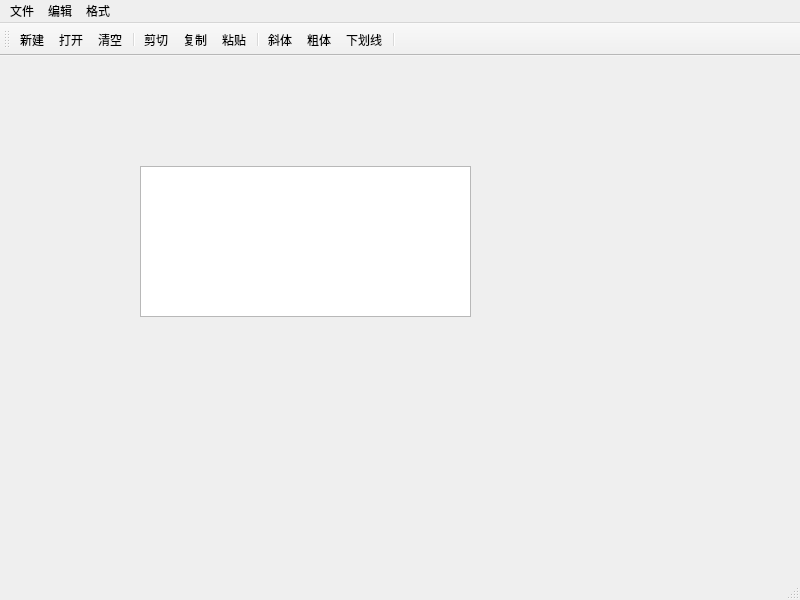
<?xml version="1.0" encoding="UTF-8"?>
<ui version="4.0">
 <class>QWMainWind</class>
 <widget class="QMainWindow" name="QWMainWind">
  <property name="geometry">
   <rect>
    <x>0</x>
    <y>0</y>
    <width>800</width>
    <height>600</height>
   </rect>
  </property>
  <property name="windowTitle">
   <string>QWMainWind</string>
  </property>
  <widget class="QWidget" name="centralwidget">
   <widget class="QTextEdit" name="txtEdit">
    <property name="geometry">
     <rect>
      <x>140</x>
      <y>110</y>
      <width>331</width>
      <height>151</height>
     </rect>
    </property>
   </widget>
  </widget>
  <widget class="QMenuBar" name="menubar">
   <property name="geometry">
    <rect>
     <x>0</x>
     <y>0</y>
     <width>800</width>
     <height>23</height>
    </rect>
   </property>
   <widget class="QMenu" name="menu">
    <property name="title">
     <string>文件</string>
    </property>
    <addaction name="actNew"/>
    <addaction name="actOpen"/>
    <addaction name="separator"/>
    <addaction name="actClose"/>
   </widget>
   <widget class="QMenu" name="menu_2">
    <property name="title">
     <string>编辑</string>
    </property>
    <addaction name="actCut"/>
    <addaction name="actCopy"/>
    <addaction name="actPaste"/>
    <addaction name="separator"/>
    <addaction name="actClear"/>
   </widget>
   <widget class="QMenu" name="menu_3">
    <property name="title">
     <string>格式</string>
    </property>
    <addaction name="actFontBold"/>
    <addaction name="actFontItalic"/>
    <addaction name="actFontUnder"/>
    <addaction name="separator"/>
    <addaction name="actToolbarLab"/>
   </widget>
   <addaction name="menu"/>
   <addaction name="menu_2"/>
   <addaction name="menu_3"/>
  </widget>
  <widget class="QStatusBar" name="statusbar"/>
  <widget class="QToolBar" name="mainToolBar">
   <property name="windowTitle">
    <string>toolBar</string>
   </property>
   <attribute name="toolBarArea">
    <enum>TopToolBarArea</enum>
   </attribute>
   <attribute name="toolBarBreak">
    <bool>false</bool>
   </attribute>
   <addaction name="actNew"/>
   <addaction name="actOpen"/>
   <addaction name="actClear"/>
   <addaction name="separator"/>
   <addaction name="actCut"/>
   <addaction name="actCopy"/>
   <addaction name="actPaste"/>
   <addaction name="separator"/>
   <addaction name="actFontItalic"/>
   <addaction name="actFontBold"/>
   <addaction name="actFontUnder"/>
   <addaction name="separator"/>
  </widget>
  <action name="actCut">
   <property name="icon">
    <iconset resource="res.qrc">
     <normaloff>:/images/images/cut.bmp</normaloff>:/images/images/cut.bmp</iconset>
   </property>
   <property name="text">
    <string>剪切</string>
   </property>
   <property name="toolTip">
    <string>剪切</string>
   </property>
   <property name="shortcut">
    <string>Ctrl+X</string>
   </property>
  </action>
  <action name="actCopy">
   <property name="icon">
    <iconset resource="res.qrc">
     <normaloff>:/images/images/120.bmp</normaloff>:/images/images/120.bmp</iconset>
   </property>
   <property name="text">
    <string>复制</string>
   </property>
   <property name="toolTip">
    <string>复制</string>
   </property>
   <property name="shortcut">
    <string>Ctrl+C</string>
   </property>
  </action>
  <action name="actPaste">
   <property name="icon">
    <iconset resource="res.qrc">
     <normaloff>:/images/images/paste.bmp</normaloff>:/images/images/paste.bmp</iconset>
   </property>
   <property name="text">
    <string>粘贴</string>
   </property>
   <property name="toolTip">
    <string>粘贴</string>
   </property>
   <property name="shortcut">
    <string>Ctrl+V</string>
   </property>
  </action>
  <action name="actFontBold">
   <property name="checkable">
    <bool>true</bool>
   </property>
   <property name="icon">
    <iconset resource="res.qrc">
     <normaloff>:/images/images/BLD.BMP</normaloff>:/images/images/BLD.BMP</iconset>
   </property>
   <property name="text">
    <string>粗体</string>
   </property>
   <property name="toolTip">
    <string>粗体</string>
   </property>
  </action>
  <action name="actFontItalic">
   <property name="checkable">
    <bool>true</bool>
   </property>
   <property name="icon">
    <iconset resource="res.qrc">
     <normaloff>:/images/images/ITL.BMP</normaloff>:/images/images/ITL.BMP</iconset>
   </property>
   <property name="text">
    <string>斜体</string>
   </property>
   <property name="toolTip">
    <string>斜体</string>
   </property>
  </action>
  <action name="actFontUnder">
   <property name="checkable">
    <bool>true</bool>
   </property>
   <property name="icon">
    <iconset resource="res.qrc">
     <normaloff>:/images/images/WORDUNDR.BMP</normaloff>:/images/images/WORDUNDR.BMP</iconset>
   </property>
   <property name="text">
    <string>下划线</string>
   </property>
   <property name="toolTip">
    <string>下划线</string>
   </property>
  </action>
  <action name="actClose">
   <property name="icon">
    <iconset resource="res.qrc">
     <normaloff>:/images/images/exit.bmp</normaloff>:/images/images/exit.bmp</iconset>
   </property>
   <property name="text">
    <string>退出</string>
   </property>
   <property name="toolTip">
    <string>退出</string>
   </property>
  </action>
  <action name="actOpen">
   <property name="icon">
    <iconset resource="res.qrc">
     <normaloff>:/images/images/open3.bmp</normaloff>:/images/images/open3.bmp</iconset>
   </property>
   <property name="text">
    <string>打开...</string>
   </property>
   <property name="toolTip">
    <string>打开...</string>
   </property>
   <property name="shortcut">
    <string>Ctrl+O</string>
   </property>
  </action>
  <action name="actClear">
   <property name="icon">
    <iconset resource="res.qrc">
     <normaloff>:/images/images/103.bmp</normaloff>:/images/images/103.bmp</iconset>
   </property>
   <property name="text">
    <string>清空</string>
   </property>
   <property name="toolTip">
    <string>清空</string>
   </property>
  </action>
  <action name="actFont">
   <property name="icon">
    <iconset resource="res.qrc">
     <normaloff>:/images/images/20.ico</normaloff>:/images/images/20.ico</iconset>
   </property>
   <property name="text">
    <string>字体...</string>
   </property>
   <property name="toolTip">
    <string>字体...</string>
   </property>
  </action>
  <action name="actNew">
   <property name="icon">
    <iconset resource="res.qrc">
     <normaloff>:/images/images/new2.bmp</normaloff>:/images/images/new2.bmp</iconset>
   </property>
   <property name="text">
    <string>新建</string>
   </property>
   <property name="toolTip">
    <string>新建</string>
   </property>
   <property name="shortcut">
    <string>Ctrl+N</string>
   </property>
  </action>
  <action name="actToolbarLab">
   <property name="checkable">
    <bool>true</bool>
   </property>
   <property name="icon">
    <iconset resource="res.qrc">
     <normaloff>:/images/images/430.bmp</normaloff>:/images/images/430.bmp</iconset>
   </property>
   <property name="text">
    <string>显示工具栏文字标签</string>
   </property>
   <property name="toolTip">
    <string>显示工具栏文字标签</string>
   </property>
  </action>
 </widget>
 <resources>
  <include location="res.qrc"/>
 </resources>
 <connections>
  <connection>
   <sender>actPaste</sender>
   <signal>triggered()</signal>
   <receiver>txtEdit</receiver>
   <slot>paste()</slot>
   <hints>
    <hint type="sourcelabel">
     <x>305</x>
     <y>242</y>
    </hint>
    <hint type="destinationlabel">
     <x>305</x>
     <y>242</y>
    </hint>
   </hints>
  </connection>
  <connection>
   <sender>actCut</sender>
   <signal>triggered()</signal>
   <receiver>txtEdit</receiver>
   <slot>cut()</slot>
   <hints>
    <hint type="sourcelabel">
     <x>-1</x>
     <y>-1</y>
    </hint>
    <hint type="destinationlabel">
     <x>305</x>
     <y>242</y>
    </hint>
   </hints>
  </connection>
  <connection>
   <sender>actClose</sender>
   <signal>triggered()</signal>
   <receiver>txtEdit</receiver>
   <slot>close()</slot>
   <hints>
    <hint type="sourcelabel">
     <x>-1</x>
     <y>-1</y>
    </hint>
    <hint type="destinationlabel">
     <x>305</x>
     <y>242</y>
    </hint>
   </hints>
  </connection>
  <connection>
   <sender>actCopy</sender>
   <signal>triggered()</signal>
   <receiver>txtEdit</receiver>
   <slot>copy()</slot>
   <hints>
    <hint type="sourcelabel">
     <x>-1</x>
     <y>-1</y>
    </hint>
    <hint type="destinationlabel">
     <x>305</x>
     <y>242</y>
    </hint>
   </hints>
  </connection>
  <connection>
   <sender>actClear</sender>
   <signal>triggered()</signal>
   <receiver>txtEdit</receiver>
   <slot>clear()</slot>
   <hints>
    <hint type="sourcelabel">
     <x>-1</x>
     <y>-1</y>
    </hint>
    <hint type="destinationlabel">
     <x>305</x>
     <y>242</y>
    </hint>
   </hints>
  </connection>
 </connections>
</ui>
